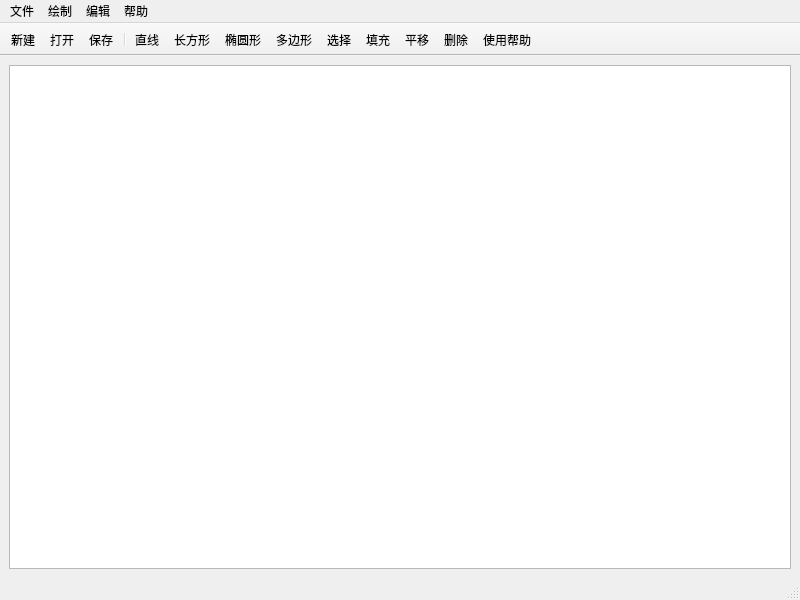
<?xml version="1.0" encoding="UTF-8"?>
<ui version="4.0">
 <class>MainWindow</class>
 <widget class="QMainWindow" name="MainWindow">
  <property name="geometry">
   <rect>
    <x>0</x>
    <y>0</y>
    <width>800</width>
    <height>600</height>
   </rect>
  </property>
  <property name="windowTitle">
   <string>二维绘图系统     By 李章月&amp;20221003995</string>
  </property>
  <property name="windowIcon">
   <iconset resource="res.qrc">
    <normaloff>:/images/logo.png</normaloff>:/images/logo.png</iconset>
  </property>
  <widget class="QWidget" name="centralwidget">
   <layout class="QGridLayout" name="gridLayout">
    <item row="0" column="0">
     <widget class="MyGraphicsview" name="graphicsView"/>
    </item>
   </layout>
  </widget>
  <widget class="QMenuBar" name="menubar">
   <property name="geometry">
    <rect>
     <x>0</x>
     <y>0</y>
     <width>800</width>
     <height>21</height>
    </rect>
   </property>
   <widget class="QMenu" name="menu">
    <property name="title">
     <string>文件</string>
    </property>
    <addaction name="actionNew"/>
    <addaction name="actionOpen"/>
    <addaction name="actionSave"/>
   </widget>
   <widget class="QMenu" name="menu_2">
    <property name="title">
     <string>绘制</string>
    </property>
    <addaction name="actionLine"/>
    <addaction name="actionRectangle"/>
    <addaction name="actionEllipse"/>
    <addaction name="actionPolygon"/>
   </widget>
   <widget class="QMenu" name="menu_3">
    <property name="title">
     <string>编辑</string>
    </property>
    <addaction name="actionSelect"/>
    <addaction name="actionFill"/>
    <addaction name="actionTranslate"/>
    <addaction name="actionDelete"/>
   </widget>
   <widget class="QMenu" name="menu_4">
    <property name="title">
     <string>帮助</string>
    </property>
    <addaction name="actionHelp"/>
   </widget>
   <addaction name="menu"/>
   <addaction name="menu_2"/>
   <addaction name="menu_3"/>
   <addaction name="menu_4"/>
  </widget>
  <widget class="QStatusBar" name="statusbar"/>
  <widget class="QToolBar" name="toolBar">
   <property name="windowTitle">
    <string>toolBar</string>
   </property>
   <property name="movable">
    <bool>false</bool>
   </property>
   <attribute name="toolBarArea">
    <enum>TopToolBarArea</enum>
   </attribute>
   <attribute name="toolBarBreak">
    <bool>false</bool>
   </attribute>
   <addaction name="actionNew"/>
   <addaction name="actionOpen"/>
   <addaction name="actionSave"/>
   <addaction name="separator"/>
   <addaction name="actionLine"/>
   <addaction name="actionRectangle"/>
   <addaction name="actionEllipse"/>
   <addaction name="actionPolygon"/>
   <addaction name="actionSelect"/>
   <addaction name="actionFill"/>
   <addaction name="actionTranslate"/>
   <addaction name="actionDelete"/>
   <addaction name="actionHelp"/>
  </widget>
  <action name="actionNew">
   <property name="icon">
    <iconset resource="res.qrc">
     <normaloff>:/images/new.png</normaloff>:/images/new.png</iconset>
   </property>
   <property name="text">
    <string>新建</string>
   </property>
  </action>
  <action name="actionOpen">
   <property name="icon">
    <iconset resource="res.qrc">
     <normaloff>:/images/open.png</normaloff>:/images/open.png</iconset>
   </property>
   <property name="text">
    <string>打开</string>
   </property>
  </action>
  <action name="actionSave">
   <property name="icon">
    <iconset resource="res.qrc">
     <normaloff>:/images/save.png</normaloff>:/images/save.png</iconset>
   </property>
   <property name="text">
    <string>保存</string>
   </property>
  </action>
  <action name="actionLine">
   <property name="icon">
    <iconset resource="res.qrc">
     <normaloff>:/images/line.png</normaloff>:/images/line.png</iconset>
   </property>
   <property name="text">
    <string>直线</string>
   </property>
  </action>
  <action name="actionRectangle">
   <property name="icon">
    <iconset resource="res.qrc">
     <normaloff>:/images/rectangle.png</normaloff>:/images/rectangle.png</iconset>
   </property>
   <property name="text">
    <string>长方形</string>
   </property>
  </action>
  <action name="actionEllipse">
   <property name="icon">
    <iconset resource="res.qrc">
     <normaloff>:/images/ellipse.png</normaloff>:/images/ellipse.png</iconset>
   </property>
   <property name="text">
    <string>椭圆形</string>
   </property>
  </action>
  <action name="actionPolygon">
   <property name="icon">
    <iconset resource="res.qrc">
     <normaloff>:/images/polyline.png</normaloff>:/images/polyline.png</iconset>
   </property>
   <property name="text">
    <string>多边形</string>
   </property>
  </action>
  <action name="actionSelect">
   <property name="icon">
    <iconset resource="res.qrc">
     <normaloff>:/images/select.png</normaloff>:/images/select.png</iconset>
   </property>
   <property name="text">
    <string>选择</string>
   </property>
  </action>
  <action name="actionFill">
   <property name="icon">
    <iconset resource="res.qrc">
     <normaloff>:/images/fill.png</normaloff>:/images/fill.png</iconset>
   </property>
   <property name="text">
    <string>填充</string>
   </property>
  </action>
  <action name="actionTranslate">
   <property name="icon">
    <iconset resource="res.qrc">
     <normaloff>:/images/move.png</normaloff>:/images/move.png</iconset>
   </property>
   <property name="text">
    <string>平移</string>
   </property>
  </action>
  <action name="actionDelete">
   <property name="icon">
    <iconset resource="res.qrc">
     <normaloff>:/images/delete.png</normaloff>:/images/delete.png</iconset>
   </property>
   <property name="text">
    <string>删除</string>
   </property>
  </action>
  <action name="actionHelp">
   <property name="icon">
    <iconset resource="res.qrc">
     <normaloff>:/images/help.png</normaloff>:/images/help.png</iconset>
   </property>
   <property name="text">
    <string>使用帮助</string>
   </property>
  </action>
 </widget>
 <customwidgets>
  <customwidget>
   <class>MyGraphicsview</class>
   <extends>QGraphicsView</extends>
   <header location="global">mygraphicsview.h</header>
  </customwidget>
 </customwidgets>
 <resources>
  <include location="res.qrc"/>
 </resources>
 <connections/>
</ui>
